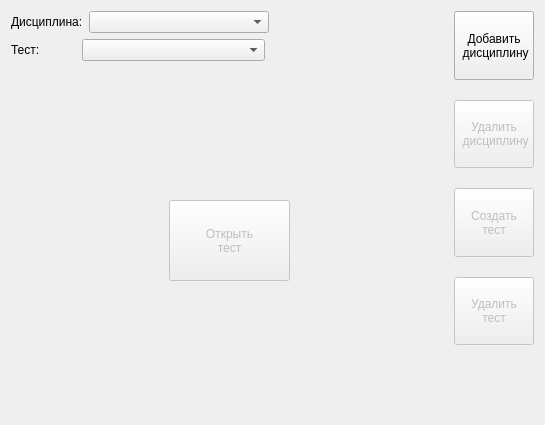
<?xml version="1.0" encoding="UTF-8"?>
<ui version="4.0">
 <class>main_tests</class>
 <widget class="QWidget" name="main_tests">
  <property name="geometry">
   <rect>
    <x>0</x>
    <y>0</y>
    <width>545</width>
    <height>425</height>
   </rect>
  </property>
  <property name="windowTitle">
   <string>Form</string>
  </property>
  <layout class="QHBoxLayout" name="horizontalLayout_5">
   <item>
    <layout class="QHBoxLayout" name="horizontalLayout_4">
     <item>
      <layout class="QVBoxLayout" name="verticalLayout_2">
       <item>
        <layout class="QHBoxLayout" name="horizontalLayout">
         <item>
          <widget class="QLabel" name="label">
           <property name="text">
            <string>Дисциплина:</string>
           </property>
          </widget>
         </item>
         <item>
          <widget class="QComboBox" name="comboSubject">
           <property name="sizePolicy">
            <sizepolicy hsizetype="MinimumExpanding" vsizetype="Fixed">
             <horstretch>0</horstretch>
             <verstretch>0</verstretch>
            </sizepolicy>
           </property>
          </widget>
         </item>
         <item>
          <spacer name="horizontalSpacer_3">
           <property name="orientation">
            <enum>Qt::Horizontal</enum>
           </property>
           <property name="sizeHint" stdset="0">
            <size>
             <width>40</width>
             <height>20</height>
            </size>
           </property>
          </spacer>
         </item>
        </layout>
       </item>
       <item>
        <layout class="QHBoxLayout" name="horizontalLayout_2">
         <item>
          <widget class="QLabel" name="label_2">
           <property name="minimumSize">
            <size>
             <width>65</width>
             <height>0</height>
            </size>
           </property>
           <property name="text">
            <string>Тест:</string>
           </property>
          </widget>
         </item>
         <item>
          <widget class="QComboBox" name="comboTest">
           <property name="sizePolicy">
            <sizepolicy hsizetype="MinimumExpanding" vsizetype="Fixed">
             <horstretch>0</horstretch>
             <verstretch>0</verstretch>
            </sizepolicy>
           </property>
          </widget>
         </item>
         <item>
          <spacer name="horizontalSpacer_4">
           <property name="orientation">
            <enum>Qt::Horizontal</enum>
           </property>
           <property name="sizeHint" stdset="0">
            <size>
             <width>40</width>
             <height>20</height>
            </size>
           </property>
          </spacer>
         </item>
        </layout>
       </item>
       <item>
        <spacer name="verticalSpacer">
         <property name="orientation">
          <enum>Qt::Vertical</enum>
         </property>
         <property name="sizeHint" stdset="0">
          <size>
           <width>20</width>
           <height>40</height>
          </size>
         </property>
        </spacer>
       </item>
       <item>
        <layout class="QHBoxLayout" name="horizontalLayout_3">
         <item>
          <spacer name="horizontalSpacer">
           <property name="orientation">
            <enum>Qt::Horizontal</enum>
           </property>
           <property name="sizeHint" stdset="0">
            <size>
             <width>40</width>
             <height>20</height>
            </size>
           </property>
          </spacer>
         </item>
         <item>
          <widget class="QPushButton" name="pushOpenTest">
           <property name="enabled">
            <bool>false</bool>
           </property>
           <property name="minimumSize">
            <size>
             <width>121</width>
             <height>81</height>
            </size>
           </property>
           <property name="text">
            <string>Открыть
тест</string>
           </property>
          </widget>
         </item>
         <item>
          <spacer name="horizontalSpacer_2">
           <property name="orientation">
            <enum>Qt::Horizontal</enum>
           </property>
           <property name="sizeHint" stdset="0">
            <size>
             <width>40</width>
             <height>20</height>
            </size>
           </property>
          </spacer>
         </item>
        </layout>
       </item>
       <item>
        <spacer name="verticalSpacer_2">
         <property name="orientation">
          <enum>Qt::Vertical</enum>
         </property>
         <property name="sizeHint" stdset="0">
          <size>
           <width>20</width>
           <height>40</height>
          </size>
         </property>
        </spacer>
       </item>
      </layout>
     </item>
     <item>
      <layout class="QVBoxLayout" name="verticalLayout">
       <property name="spacing">
        <number>20</number>
       </property>
       <item>
        <widget class="QPushButton" name="pushAddSubject">
         <property name="sizePolicy">
          <sizepolicy hsizetype="Minimum" vsizetype="MinimumExpanding">
           <horstretch>0</horstretch>
           <verstretch>0</verstretch>
          </sizepolicy>
         </property>
         <property name="maximumSize">
          <size>
           <width>16777215</width>
           <height>70</height>
          </size>
         </property>
         <property name="text">
          <string>Добавить
 дисциплину</string>
         </property>
        </widget>
       </item>
       <item>
        <widget class="QPushButton" name="pushDelSubject">
         <property name="enabled">
          <bool>false</bool>
         </property>
         <property name="sizePolicy">
          <sizepolicy hsizetype="Minimum" vsizetype="MinimumExpanding">
           <horstretch>0</horstretch>
           <verstretch>0</verstretch>
          </sizepolicy>
         </property>
         <property name="maximumSize">
          <size>
           <width>16777215</width>
           <height>70</height>
          </size>
         </property>
         <property name="text">
          <string>Удалить
 дисциплину</string>
         </property>
        </widget>
       </item>
       <item>
        <widget class="QPushButton" name="pushAddTest">
         <property name="enabled">
          <bool>false</bool>
         </property>
         <property name="sizePolicy">
          <sizepolicy hsizetype="Minimum" vsizetype="MinimumExpanding">
           <horstretch>0</horstretch>
           <verstretch>0</verstretch>
          </sizepolicy>
         </property>
         <property name="minimumSize">
          <size>
           <width>0</width>
           <height>0</height>
          </size>
         </property>
         <property name="maximumSize">
          <size>
           <width>16777215</width>
           <height>70</height>
          </size>
         </property>
         <property name="text">
          <string>Создать
тест</string>
         </property>
        </widget>
       </item>
       <item>
        <widget class="QPushButton" name="pushDelTest">
         <property name="enabled">
          <bool>false</bool>
         </property>
         <property name="sizePolicy">
          <sizepolicy hsizetype="Minimum" vsizetype="MinimumExpanding">
           <horstretch>0</horstretch>
           <verstretch>0</verstretch>
          </sizepolicy>
         </property>
         <property name="minimumSize">
          <size>
           <width>0</width>
           <height>0</height>
          </size>
         </property>
         <property name="maximumSize">
          <size>
           <width>16777215</width>
           <height>70</height>
          </size>
         </property>
         <property name="text">
          <string>Удалить
тест</string>
         </property>
        </widget>
       </item>
       <item>
        <spacer name="verticalSpacer_3">
         <property name="orientation">
          <enum>Qt::Vertical</enum>
         </property>
         <property name="sizeHint" stdset="0">
          <size>
           <width>20</width>
           <height>40</height>
          </size>
         </property>
        </spacer>
       </item>
      </layout>
     </item>
    </layout>
   </item>
  </layout>
 </widget>
 <resources/>
 <connections/>
</ui>
